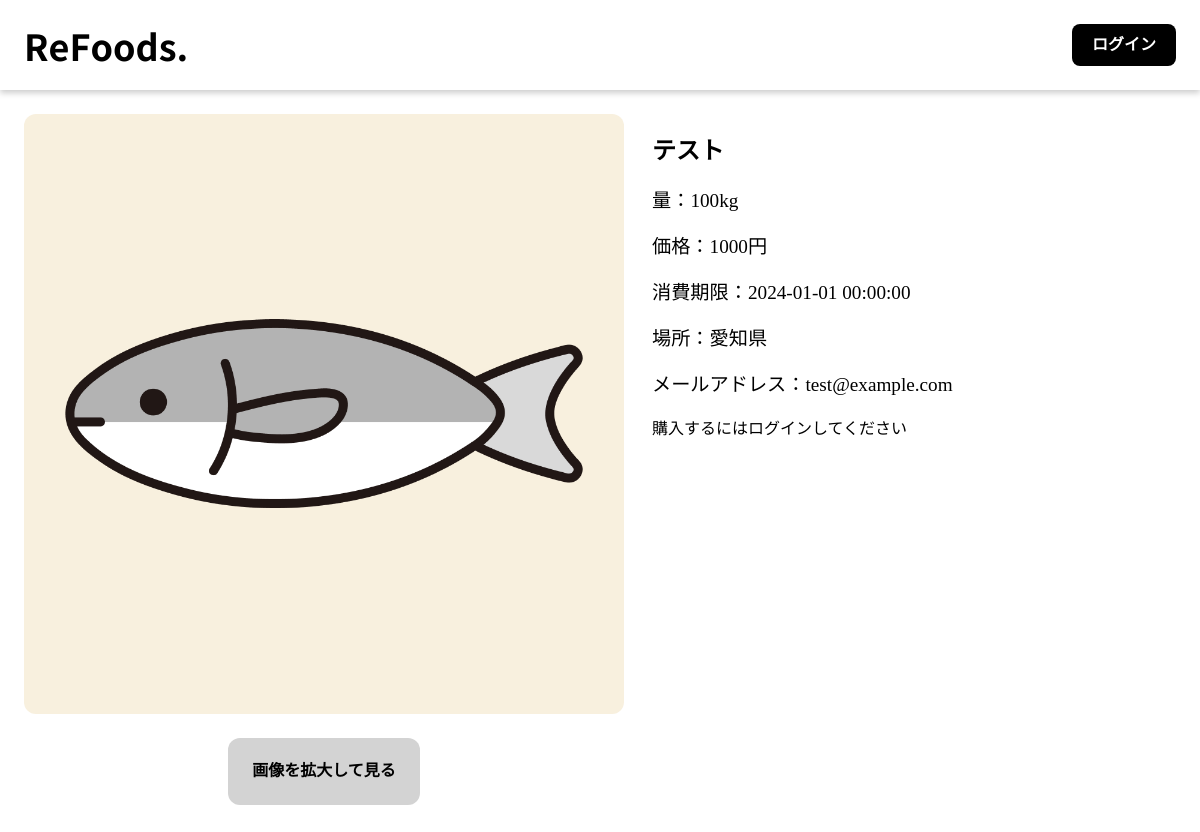
Page /item.php?id=1 on the committed database.
### tables this page shows
CREATE TABLE `posts` (
  `id` int(11) NOT NULL,
  `name` text NOT NULL,
  `location` text NOT NULL,
  `amount` float NOT NULL,
  `price` int(11) NOT NULL,
  `expiration_date` datetime NOT NULL,
  `img_url` text NOT NULL,
  `email` text NOT NULL,
  `post_date` datetime NOT NULL,
  `buy_date` datetime DEFAULT NULL,
  `poster_id` int(11) NOT NULL,
  `purchaser_id` int(11) DEFAULT NULL,
  `is_purchased` int(11) NOT NULL DEFAULT 0
);

### src/pg/modules.php (called while the page is built, shortened)
<?php
function logincheck() {
    if (isset($_COOKIE["sid"])) {
        require('db/dbconnect-r.php');
        $sid = $dbr->query('SELECT COUNT(id) FROM sessions WHERE session_id="' . $_COOKIE["sid"] . '" LIMIT 1');
        $sid->execute();
        $sida = $sid->fetchColumn();
        if(isset($sida)) {
            if(is_null($sida) || strcmp($sida, "") == 0) {
                $sida = 0;
            } else {
                if((int) $sida == 0){
                    setcookie('sid', '', time() - 3600, "/");
                }
            }
        } else {
            $sida = 0;
        }
    } else {
        $sida = 0;
    }
    return $sida;
}
function get_userid() {
    if (isset($_COOKIE["sid"])) {
        require('db/dbconnect-r.php');
        $sid = $dbr->query('SELECT * FROM sessions WHERE session_id="' . $_COOKIE["sid"] . '"');
        $sid->execute();
        $sida = $sid->fetch();
        if(isset($sida)) {
            if(is_null($sida["user_id"]) || strcmp($sida["user_id"], "") == 0){
                return "e";
            } else {
                return $sida["user_id"];
            }
        } else {
            return "e";
        }
    } else {
        $sida = "e";
        return $sida;
    }
}
function sql_escape($txt) {
    $search = array('%', '_', '\\', "'", '"', ';');
    $replace = array('\%', '\_', '\\\\', "\'", '\"', '\;');
    $word = str_replace($search, $replace, $txt);
    return $word;
}
?>

### src/item.php (the view, shortened to what this page needs)
<?php require('db/dbconnect-r.php');
require('pg/modules.php');
if(isset($_GET['id'])) {
    if(is_numeric($_GET['id'])) {
        $postdb = $dbr->prepare('SELECT * FROM posts WHERE id=' . sql_escape($_GET['id']));
        $postdb -> execute();
        $postdata = $postdb -> fetch();
    }
}
?>
<!DOCTYPE html>
<html lang="ja">
<head>
    <link rel="stylesheet" href="css/master.css">
    <link rel="stylesheet" href="css/item.css">
</head>
<header>
    <a href="index.php"><p class="logo logosize">ReFoods.</p></a>
    <?php if((int) logincheck() == 1): ?>
        <a class="onlyPC" href="account.php"><button class="black-button">アカウント管理</button></a>
    <?php else: ?>
        <a class="onlyPC" href="Authentication.html"><button class="black-button">ログイン</button></a>
    <?php endif; ?>
</header>
<body>
    <div class="contents">
        <?php if(!empty($postdata)): ?>
            <div class="img-box">
                <img class="postimg" src="postimg/<?php echo $postdata['img_url'] ?>" alt="<?php echo $postdata['name'] ?>">
                <div class="eiBtn-Outer"><a class="enlarged-imageBtn" href="postimg/<?php echo $postdata['img_url'] ?>">画像を拡大して見る</a></div>
            </div>
            <div class="data-box">
                <h2 class="post-title"><?php echo $postdata['name'] ?></h2>
                <p class="post-data">量：<?php echo $postdata['amount'] ?>kg</p>
                <p class="post-data">価格：<?php echo $postdata['price'] ?>円</p>
                <p class="post-data">消費期限：<?php echo $postdata['expiration_date'] ?></p>
                <p class="post-data">場所：<?php echo $postdata['location'] ?></p>
                <p class="post-data">メールアドレス：<?php echo $postdata['email'] ?></p>
                <?php
                $buser_id = get_userid();
                if(strcmp($buser_id, "e") != 0 ) {
                    $user_id = $buser_id; ?>
                    <?php if(strcmp($postdata['is_purchased'], "0") == 0): ?>
                        <form method="post" action="pg/buy-processing.php"><input type="hidden" name="post_id" value="<?php echo $postdata['id'] ?>"><input type="submit" value="購入" class="editing-button"></form>
                    <?php endif; ?>
                    <?php if(strcmp($postdata['is_purchased'], "1") == 0 && !strcmp($postdata['poster_id'], $user_id) == 0 && !strcmp($postdata['purchaser_id'], $user_id) == 0): ?>
                        <div>購入不可</div>
                    <?php elseif(strcmp($postdata['poster_id'], $user_id) == 0 || strcmp($postdata['purchaser_id'], $user_id) == 0): ?>
                        <div class="editing-box">
                            <?php if(strcmp($postdata['poster_id'], $user_id) == 0): ?>
                                <?php if(strcmp($postdata['is_purchased'], "0") == 0): ?>
                                    <form method="post" action="foodspost.php" class="postform"><input type="hidden" name="editpostid" value="<?php echo $postdata['id'] ?>"><input type="hidden" name="back" value="item"><input type="submit" value="編集" class="editing-button"></form>
                                    <form method="post" action="pg/post-delete.php" class="postform"><input type="hidden" name="post_id" value="<?php echo $postdata['id'] ?>"><input type="submit" value="削除" class="editing-button"></form>
                                <?php elseif(strcmp($postdata['is_purchased'], "1") == 0): ?>
                                    <?php
                                    $datadate = new DateTime(substr($postdata['post_date'], 0, 10));
                                    $nowdate = new DateTime();
                                    $date = date_diff($datadate, $nowdate);
                                    if((int) $date->days <= 7):?>
                                    <?php endif;?>
                                    <div class="sell-box">
                                        <form method="post" action="pg/sell-cancel.php" class="postform"><input type="hidden" name="post_id" value="<?php echo $postdata['id'] ?>"><input type="submit" value="売却取消" class="editing-button"></form>
                                        <p class="grayout-button"><a>編集</a></p>
                                        <p class="grayout-button"><a>削除</a></p>
                                    </div>
                                    <p class="grayout-text">既に購入済みの為、編集や削除はできません。</p>
                                <?php endif; ?>
                            <?php endif; ?>
                            <?php if(strcmp($postdata['purchaser_id'], $user_id) == 0): ?>
                                <form method="post" action="pg/buy-cancel.php" class="postform"><input type="hidden" name="post_id" value="<?php echo $postdata['id'] ?>"><input type="submit" value="購入取消" class="editing-button"></form>
                            <?php endif; ?>
                        </div>
                    <?php endif; ?>
                <?php } else { ?>
                    <div>購入するにはログインしてください</div>
                <?php } ?>
            </div>
        <?php else: ?>
            <p>お探しの商品が見つかりませんでした</p>
        <?php endif; ?>
    </div>
</body>
</html>

### src/css/master.css (style rules this page uses)
.logo { font-family: "RefoodsBold",sans-serif; font-weight: bold; }
html { line-height: 1.15; -webkit-text-size-adjust: 100%; -webkit-tap-highlight-color: transparent; }
body { margin: 0; }
p, table, blockquote, address, pre, iframe, form, figure, dl { margin: 0; }
h1, h2, h3, h4, h5, h6 { margin: 0; }
a { background-color: transparent; text-decoration: none; color: inherit; }
svg, img, embed, object, iframe { vertical-align: bottom; }
button, input, optgroup, textarea { -webkit-appearance: none; appearance: none; vertical-align: middle; color: inherit; font: inherit; background: transparent; padding: 0; margin: 0; border-radius: 0; text-align: inherit; text-transform: inherit; }
button, [type="button"], [type="reset"], [type="submit"] { cursor: pointer; }

### src/css/item.css (style rules this page uses)
header { box-shadow: 0 3px 6px rgba(0, 0, 0, 0.2); }
.contents { padding: 3vh; }
.logosize { font-size: 3vw; }
.postimg { display: block; width: 50vw; object-fit: cover; border-radius: 1vw; }
.eiBtn-Outer { text-align: center; }
.enlarged-imageBtn { display: inline-block; background-color: #d3d3d3; margin: 2vw 0vw; padding: 2vw; border-radius: 1vw; font-weight: bold; }
.post-title { margin-bottom: 2vh; }
.post-data { font-size: 1.2rem; margin: 3vh 0vh; }
.black-button { padding: 12px 20px; border-radius: 1vh; font-weight: bold; color: #ffffff; background-color: #000000; }
.img-box { display: inline-block; }
.data-box { display: inline-block; vertical-align: top; padding: 2vw; }
@media screen and (min-width:830px) { header { padding: 3vh; top: 0px; display: flex; justify-content: space-between; align-items: center; } }

### rows in the picture
posts: img_url (picture), name "テスト", amount "100", price "1000", expiration_date "2024-01-01 00:00:00", location "愛知県", email "test@example.com"
